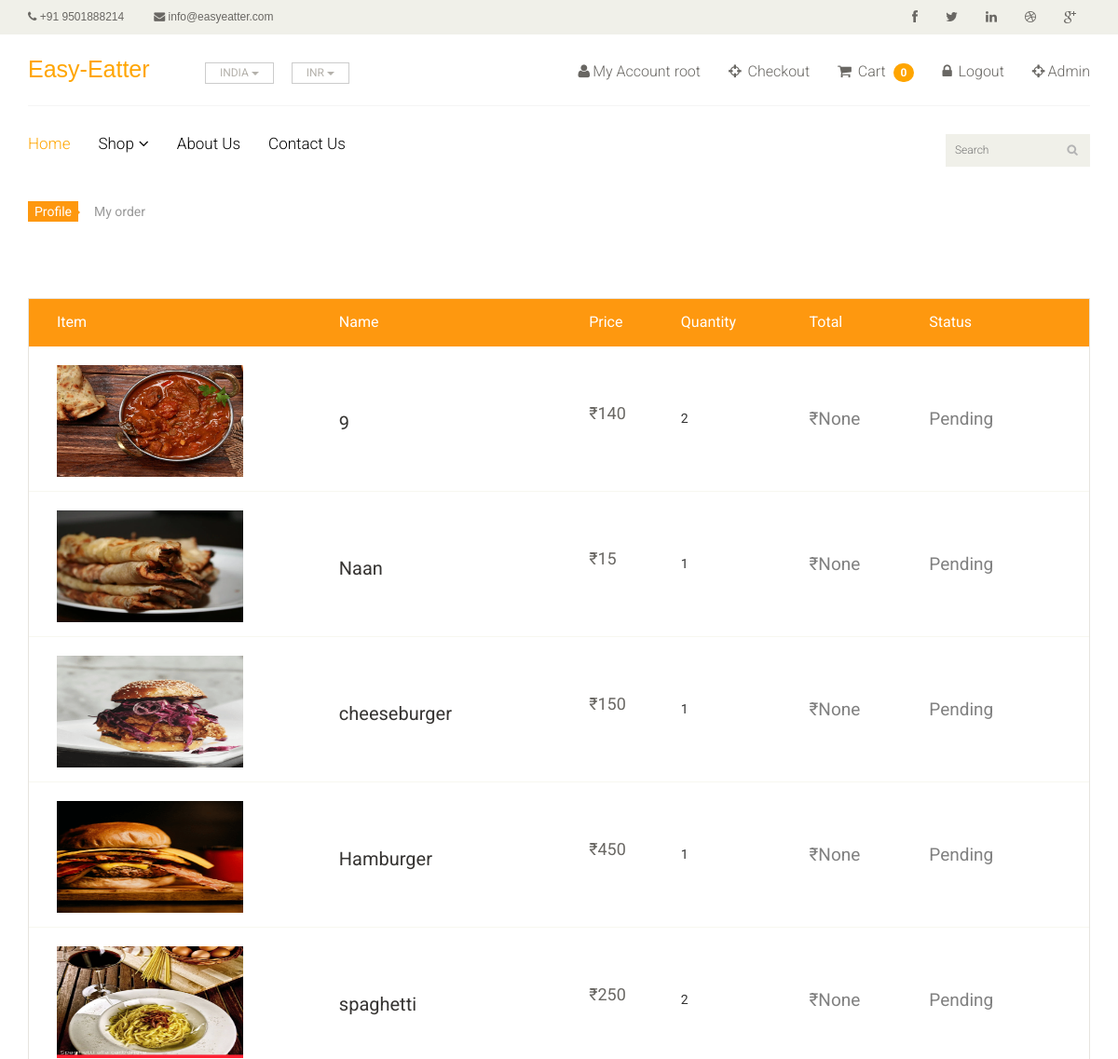
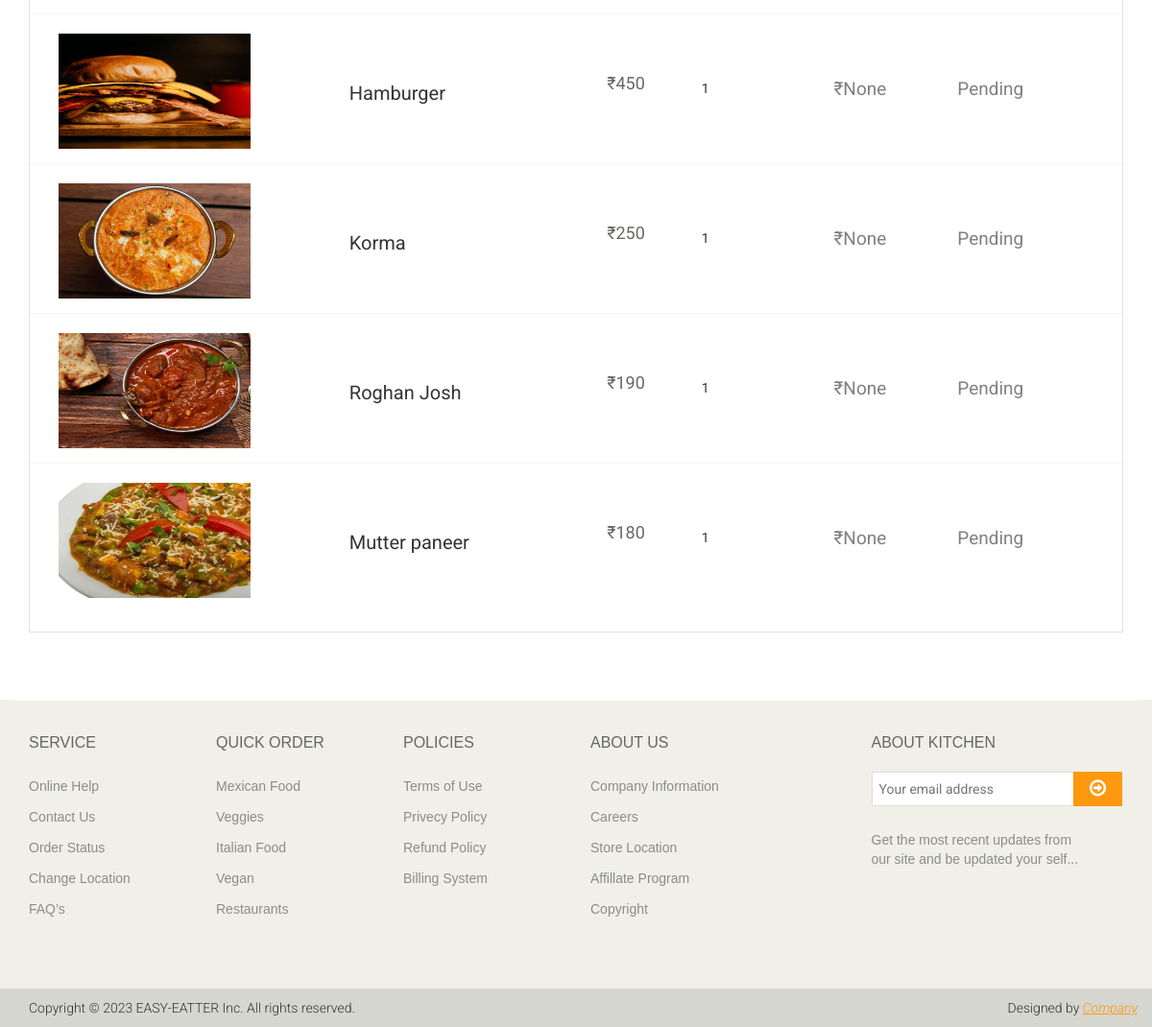
The page /my_order (signed in) on the database its author committed (2 pictures, top to bottom).
### app/models.py (models this page shows, shortened)
class Order(models.Model):
    image = models.ImageField(upload_to='cloud/orderimg/imges')
    product = models.CharField(max_length=100,default='')
    user = models.ForeignKey(User,on_delete=models.CASCADE)
    firstname = models.CharField(max_length=100,null=True)
    lastname = models.CharField(max_length=100,null=True)
    quantity = models.CharField(max_length=5)
    price = models.IntegerField()
    address = models.TextField()
    city = models.CharField(max_length=100,null=True)
    state = models.CharField(max_length=100,null=True )
    country = models.CharField(max_length=100,null=True)
    email = models.CharField(max_length=100,null=True)
    phone = models.CharField(max_length=10)
    pincode = models.IntegerField()
    amount = models.CharField(max_length=100,null=True)
    total = models.CharField(max_length=100,null=True)
    date = models.DateField(default=datetime.datetime.today)
    payment_id = models.CharField(max_length=300,null=True,blank=True)
    paid = models.BooleanField(default=False,null=True)
    status = models.CharField(
        choices=STATUS_CHOICES,
        max_length=50,
        default="Pending"
        )

### ck1/views.py (the view)
# urls.py: path('my_order',views.My_Order,name="my_order"),
def My_Order(request):
    uid = request.session.get('_auth_user_id')
    user = User.objects.get(id = uid)
    order = Order.objects.filter(user = user)
    context = {
        'order' : order,
    }
    return render(request,'my_order.html',context)

### templates/my_order.html
{% extends 'master.html'%}
{% block body %}
<section id="cart_items">
    <div class="container">
        <div class="breadcrumbs">
            <ol class="breadcrumb">
              <li><a href="#">Profile</a></li>
              <li class="active">My order</li>
            </ol>
        </div>
        <div class="table-responsive cart_info">
            <table class="table table-condensed">
                <thead>
                    <tr class="cart_menu">
                        <td class="image">Item</td>
                        <td class="description">Name</td>
                        <td class="price">Price</td>
                        <td class="quantity">Quantity</td>
                        <td class="total">Total</td>
                        <td class="total">Status</td>
                        <td></td>
                    </tr>
                </thead>
                <tbody>
                    {% for i in order %}
                    <tr>
                        <td class="cart_product">
                            <a href=""><img src="{{i.image}}" alt="" height="120px" width="200px"></a>
                        </td>
                        <td class="cart_description">
                            <h4><a href="#">{{i.product}}</a></h4>
                        </td>
                        <td class="cart_price">
                            <p>₹{{i.price}}</p>
                        </td>
                        <td class="cart_quantity">
                            <div class="cart_quantity_button">
                              {{i.quantity}}
                            </div>
                        </td>
                        <td class="cart_total" style="font-size: 19px; color: grey;">
                            ₹{{i.total}}
                        </td>
                        <td class="cart_total" style="font-size: 19px; color: grey;">
                            {{i.status}}
                        </td>
                    </tr>
                    {% endfor %}
                </tbody>
            </table>
</section>
<br>
{% endblock %}

### templates/master.html (shortened to what this page needs)
<!DOCTYPE html>
<html lang="en">
<head>
    {%load static%}
    <link href="/static/css/bootstrap.min.css" rel="stylesheet">
    <link href="/static/css/font-awesome.min.css" rel="stylesheet">
    <link href="/static/css/prettyPhoto.css" rel="stylesheet">
    <link href="/static/css/price-range.css" rel="stylesheet">
    <link href="/static/css/animate.css" rel="stylesheet">
	<link href="/static/css/main.css" rel="stylesheet">
	<link href="/static/css/responsive.css" rel="stylesheet">
</head>
<body>
    <header id="header">
		<div class="header_top">
			<div class="container">
				<div class="row">
					<div class="col-sm-6">
						<div class="contactinfo">
							<ul class="nav nav-pills">
								<li><a href="#"style="font-family: sans-serif;"><i class="fa fa-phone"></i> +91 9501888214</a></li>
								<li><a href="#"style="font-family: sans-serif;"><i class="fa fa-envelope"></i> info@easyeatter.com</a></li>
							</ul>
						</div>
					</div>
					<div class="col-sm-6">
						<div class="social-icons pull-right">
							<ul class="nav navbar-nav">
								<li><a href="#"><i class="fa fa-facebook"></i></a></li>
								<li><a href="#"><i class="fa fa-twitter"></i></a></li>
								<li><a href="#"><i class="fa fa-linkedin"></i></a></li>
								<li><a href="#"><i class="fa fa-dribbble"></i></a></li>
								<li><a href="#"><i class="fa fa-google-plus"></i></a></li>
							</ul>
						</div>
					</div>
				</div>
			</div>
		</div>
		<div class="header-middle">
			<div class="container">
				<div class="row">
					<div class="col-sm-4">
						<div class="logo pull-left">
							<a href="{% url 'index' %}" style="color: orange; font-size: 25px; font-family: 'Franklin Gothic Medium', 'Arial Narrow', Arial, sans-serif; font-style: bold;">Easy-Eatter</a>
						</div>
						<div class="btn-group pull-right">
							<div class="btn-group">
								<button type="button" class="btn btn-default dropdown-toggle usa" data-toggle="dropdown"style="size: 30px;">
									INDIA
									<span class="caret"></span>
								</button>
							</div>
							<div class="btn-group">
								<button type="button" class="btn btn-default dropdown-toggle usa" data-toggle="dropdown" style="size: 30px;">
									INR
									<span class="caret"></span>
								</button>
							</div>
						</div>
					</div>
					<div class="col-sm-8">
						<div class="shop-menu pull-right">
							<ul class="nav navbar-nav">
								<li><a href="/my-dashboard/" style="font-size: 16px;"><i class="fa fa-user"></i>My Account {{request.user.username}}</a></li>
								<li><a href="/checkout/" style="font-size: 16px;"><i class="fa fa-crosshairs"></i> Checkout</a></li>
								<li><a href="/cart/cart-detail/"style="font-size: 16px;"><i class="fa fa-shopping-cart"></i> Cart &nbsp;<span class="badge">{{request.session.cart|length}}</span></a></li>
                                {% if user.is_authenticated %}
								<li><a href="{% url 'logout'%}"style="font-size: 16px;"><i class="fa fa-lock"></i> Logout</a></li>
								{% else %}
								<li><a href="{% url 'login' %}"style="font-size: 16px;"><i class="fa fa-lock"></i> Login</a></li>
								{% endif %}
								<li><a href="/admin/" style="font-size: 16px;"><i class="fa fa-crosshairs"></i>Admin</a></li>
							</ul>
						</div>
					</div>
				</div>
			</div>
		</div>
		<div class="header-bottom">
			<div class="container">
				<div class="row">
					<div class="col-sm-9">
						<div class="mainmenu pull-left">
							<ul class="nav navbar-nav collapse navbar-collapse">
								<li><a href= "{% url 'index' %}" class="active" style="color: orange;">Home</a></li>
								<li class="dropdown"><a href="#"style="color: black;">Shop<i class="fa fa-angle-down"></i></a>
                                </li>
								<li><a href="/about/"style="color: black;">About Us</a></li>
								<li><a href="/contact/"style="color: black;">Contact Us</a></li>
							</ul>
						</div>
					</div>
					<div class="col-sm-3">
						<form method="get" action="/search/">
						<div class="search_box pull-right">
							<input name = "query" type="text" placeholder="Search" style="border-radius: 0px; color: black;">
						</div>
						</form>
					</div>
				</div>
			</div>
		</div>
	</header>
{% block body %} {% endblock %}
    <footer id="footer" width = "100%" >
		<div class="footer-widget">
			<div class="container">
				<div class="row">
					<div class="col-sm-2">
						<div class="single-widget">
							<h2 style="font-family: 'Franklin Gothic Medium', 'Arial Narrow', Arial, sans-serif;">Service</h2>
							<ul class="nav nav-pills nav-stacked">
								<li><a href="#"style="font-family: sans-serif;">Online Help</a></li>
								<li><a href="#"style="font-family: sans-serif;">Contact Us</a></li>
								<li><a href="#"style="font-family: sans-serif;">Order Status</a></li>
								<li><a href="#"style="font-family: sans-serif;">Change Location</a></li>
								<li><a href="#"style="font-family: sans-serif;">FAQ’s</a></li>
							</ul>
						</div>
					</div>
					<div class="col-sm-2">
						<div class="single-widget">
							<h2 style="font-family: 'Franklin Gothic Medium', 'Arial Narrow', Arial, sans-serif;">Quick Order</h2>
							<ul class="nav nav-pills nav-stacked">
								<li><a href="#"style="font-family: sans-serif;">Mexican Food</a></li>
								<li><a href="#"style="font-family: sans-serif;">Veggies</a></li>
								<li><a href="#"style="font-family: sans-serif;">Italian Food</a></li>
								<li><a href="#"style="font-family: sans-serif;">Vegan</a></li>
								<li><a href="#"style="font-family: sans-serif;">Restaurants</a></li>
							</ul>
						</div>
					</div>
					<div class="col-sm-2">
						<div class="single-widget">
							<h2 style="font-family: 'Franklin Gothic Medium', 'Arial Narrow', Arial, sans-serif;">Policies</h2>
							<ul class="nav nav-pills nav-stacked">
								<li><a href="#"style="font-family: sans-serif;">Terms of Use</a></li>
								<li><a href="#"style="font-family: sans-serif;">Privecy Policy</a></li>
								<li><a href="#"style="font-family: sans-serif;">Refund Policy</a></li>
								<li><a href="#"style="font-family: sans-serif;">Billing System</a></li>
							</ul>
						</div>
					</div>
					<div class="col-sm-2">
						<div class="single-widget">
							<h2 style="font-family: 'Franklin Gothic Medium', 'Arial Narrow', Arial, sans-serif;">About Us</h2>
							<ul class="nav nav-pills nav-stacked">
								<li><a href="#" style="font-family: sans-serif;">Company Information</a></li>
								<li><a href="#"style="font-family: sans-serif;">Careers</a></li>
								<li><a href="#"style="font-family: sans-serif;">Store Location</a></li>
								<li><a href="#"style="font-family: sans-serif;">Affillate Program</a></li>
								<li><a href="#"style="font-family: sans-serif;">Copyright</a></li>
							</ul>
						</div>
					</div>
					<div class="col-sm-3 col-sm-offset-1">
						<div class="single-widget">
							<h2 style="font-family: 'Franklin Gothic Medium', 'Arial Narrow', Arial, sans-serif;">About Kitchen</h2>
							<form action="#" class="searchform">
								<input type="text" placeholder="Your email address" style="color: black;" />
								<button type="submit" class="btn btn-default"><i class="fa fa-arrow-circle-o-right"></i></button>
								<p style="font-family: sans-serif;">Get the most recent updates from <br />our site and be updated your self...</p>
							</form>
						</div>
					</div>
				</div>
			</div>
		</div>
		<div class="footer-bottom">
			<div class="container">
				<div class="row">
					<p class="pull-left">Copyright © 2023 EASY-EATTER Inc. All rights reserved.</p>
					<p class="pull-right">Designed by <span><a target="_blank" href="#">Company</a></span></p>
				</div>
			</div>
		</div>
	</footer>
</body>
</html>

### templates/master.html (style rules this page uses)
.badge { background-color: orange; color: white; padding: 4px 8px; text-align: center; border-radius: 19px; }

### rows shown on the page
Order: image (picture), product "9", price "140", quantity "2", total "None", status "Pending"
Order: image (picture), product "Naan", price "15", quantity "1", total "None", status "Pending"
Order: image (picture), product "cheeseburger", price "150", quantity "1", total "None", status "Pending"
Order: image (picture), product "Hamburger", price "450", quantity "1", total "None", status "Pending"
Order: image (picture), product "spaghetti", price "250", quantity "2", total "None", status "Pending"
Order: image (picture), product "Hamburger", price "450", quantity "1", total "None", status "Pending"
Order: image (picture), product "Korma", price "250", quantity "1", total "None", status "Pending"
Order: image (picture), product "Roghan Josh", price "190", quantity "1", total "None", status "Pending"
Order: image (picture), product "Mutter paneer", price "180", quantity "1", total "None", status "Pending"

### other values the page prints
{{ request.user.username }} "root"
{{ request.session.cart|length }} "0"
